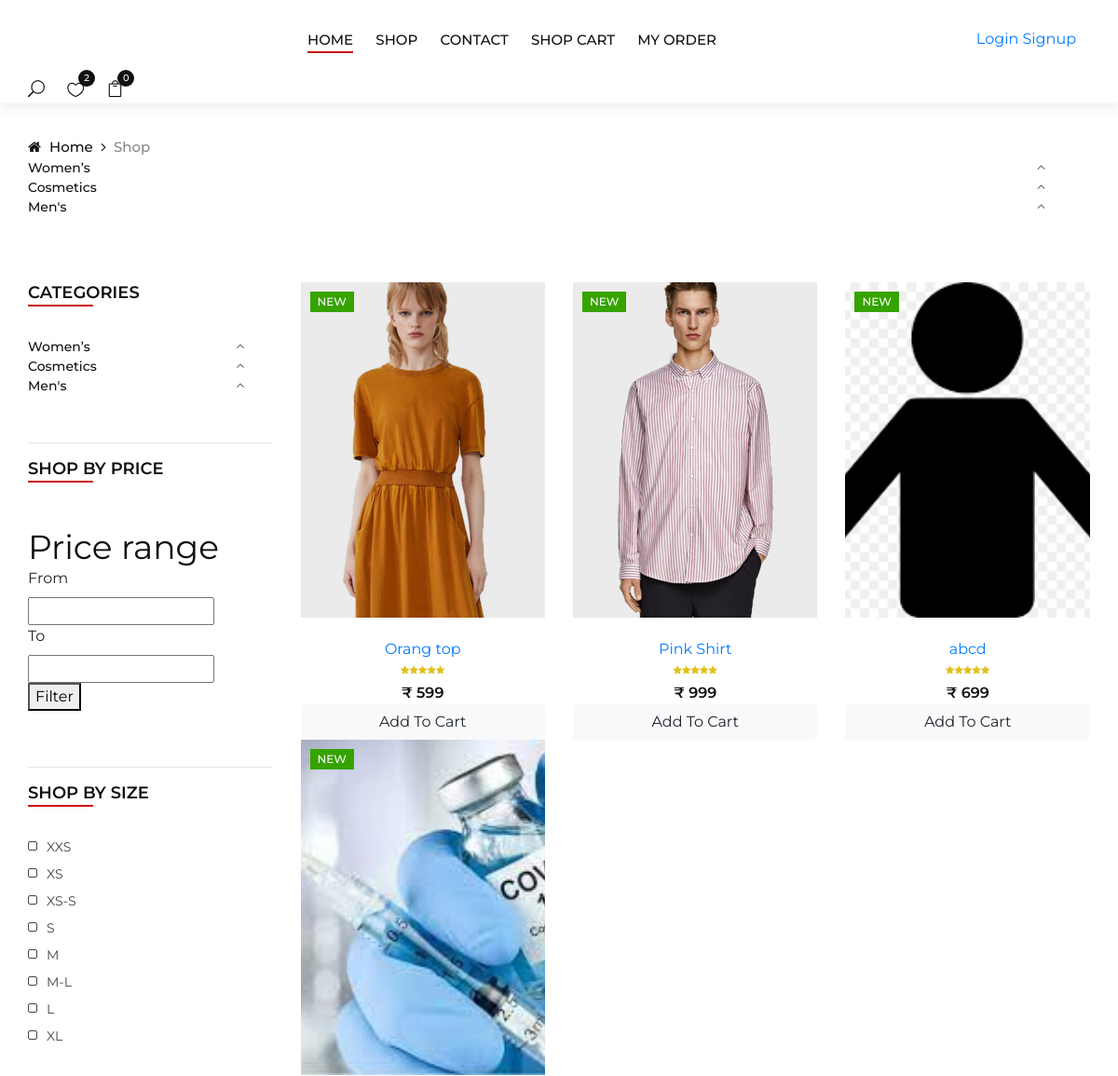
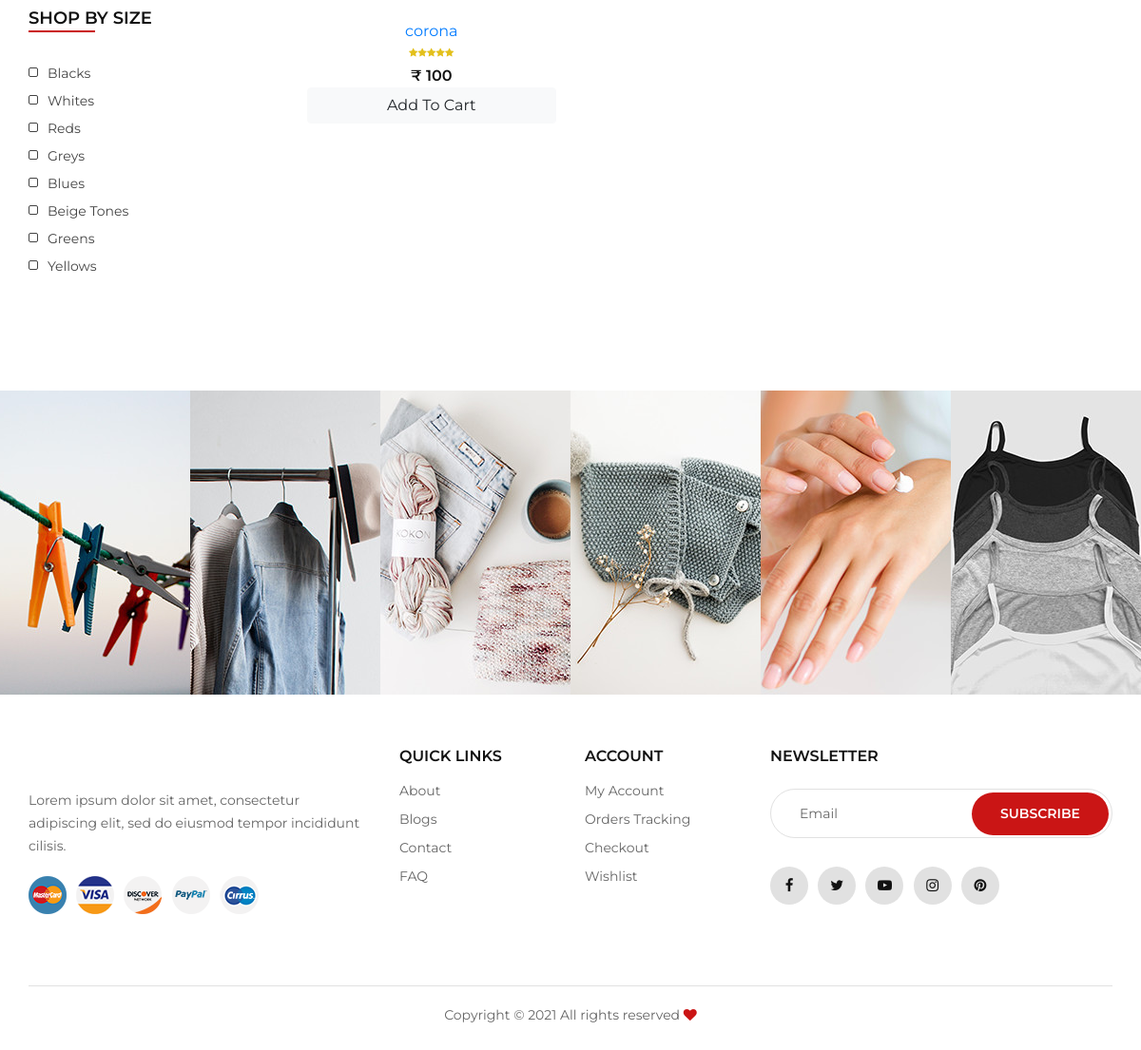
The app's page /shop/ with its own data (2 pictures, top to bottom).
### feshion/models.py (models this page shows, shortened)
class Category(models.Model):
    name=models.CharField(max_length=20)
    @staticmethod
    def get_all_categories():
        return Category.objects.all()

class Product(models.Model):
    name=models.CharField(max_length=50)
    price=models.IntegerField(default='0')
    category=models.ForeignKey(Category,on_delete=models.CASCADE)
    discription=models.CharField(max_length=300,default='',blank=True,null=True)
    image=models.ImageField(upload_to='upload/product')
    date_added = models.DateTimeField(auto_now_add=True)
    num_available = models.IntegerField(default=1)
    num_visits = models.IntegerField(default=0)
    last_visit = models.DateTimeField(blank=True, null=True)
    @staticmethod
    def get_all_products():
        return Product.objects.all()

### feshion/views.py (the view)
# urls.py: path('shop/',shop,name='shop'),
def shop(request):
    recently_viewed_products = Product.objects.all().order_by('-last_visit')[0:4]
    cart = request.session.get('cart')
    if not cart:
        request.session['cart'] = {}
    products = None
    categories = Category.get_all_categories()
    categoryID = request.GET.get('category')
    if categoryID:
        products = Product.get_all_products_by_categoryid(categoryID)
    else:
        products = Product.get_all_products()
    data = {}
    data['products'] = products
    data['categories'] = categories
    print('you are : ', request.session.get('email'))
    return render(request, 'shop.html', data)

### templates/shop.html (shortened to what this page needs)
{% extends 'base.html' %}
{% block content %}
{% load cart %}
{% load static %}
    <div class="breadcrumb-option">
        <div class="container">
            <div class="row">
                <div class="col-lg-12">
                    <div class="breadcrumb__links">
                        <a href="/"><i class="fa fa-home"></i> Home</a>
                        <span>Shop</span>
                                                    {% for category in categories %}
                            <div class="categories__accordion">
                                <div class="accordion">
                                    <div class="card">
                                        <div class="card-heading active">
                                            <a href="/?category={{category.id}}">{{category.name}}</a>
                                        </div>
                                    </div>
                                </div>
                            </div>
                            {% endfor %}
                    </div>
                </div>
            </div>
        </div>
    </div>
    <section class="shop spad">
        <div class="container">
            <div class="row">
                <div class="col-lg-3 col-md-3">
                    <div class="shop__sidebar">
                        <div class="sidebar__categories">
                            <div class="section-title">
                                <h4>Categories</h4>
                            </div>
                            {% for category in categories %}
                            <div class="categories__accordion">
                                <div class="accordion" id="accordionExample">
                                    <div class="card">
                                        <div class="card-heading active">
                                            <a href="/?category={{category.id}}">{{category.name}}</a>
                                        </div>
                                    </div>
                                </div>
                            </div>
                            {% endfor %}
                        </div>
                        <hr>
                        <form method="get" action="{% url 'search' %}">
                        <div class="sidebar__filter">
                            <div class="section-title">
                                <h4>Shop by price</h4>
                            </div>
                            <div class="column is-4">
                          <h2 class="is-size-5">Price range</h2>
                          <div class="field">
                              <label>From</label>
                              <div class="control">
                                  <input type="number" name="price_from" class="input" value="{{ price_from }}">
                              </div>
                          </div>
                          <div class="field">
                              <label>To</label>
                              <div class="control">
                                  <input type="number" name="price_to" class="input" value="{{ price_to }}">
                              </div>
                          </div>
                     </div>
                            <div class="field">
                                <button>Filter</button>
                            </div>
                        </div>
                        </form>
                        <hr>
                        <div class="sidebar__sizes">
                            <div class="section-title">
                                <h4>Shop by size</h4>
                            </div>
                            <div class="size__list">
                                <label for="xxs">
                                    xxs
                                    <span class="checkmark"></span>
                                </label>
                                <label for="xs">
                                    xs
                                    <span class="checkmark"></span>
                                </label>
                                <label for="xss">
                                    xs-s
                                    <span class="checkmark"></span>
                                </label>
                                <label for="s">
                                    s
                                    <span class="checkmark"></span>
                                </label>
                                <label for="m">
                                    m
                                    <span class="checkmark"></span>
                                </label>
                                <label for="ml">
                                    m-l
                                    <span class="checkmark"></span>
                                </label>
                                <label for="l">
                                    l
                                    <span class="checkmark"></span>
                                </label>
                                <label for="xl">
                                    xl
                                    <span class="checkmark"></span>
                                </label>
                            </div>
                        </div>
                        <div class="sidebar__color">
                            <div class="section-title">
                                <h4>Shop by size</h4>
                            </div>
                            <div class="size__list color__list">
                                <label for="black">
                                    Blacks
                                    <span class="checkmark"></span>
                                </label>
                                <label for="whites">
                                    Whites
                                    <span class="checkmark"></span>
                                </label>
                                <label for="reds">
                                    Reds
                                    <span class="checkmark"></span>
                                </label>
                                <label for="greys">
                                    Greys
                                    <span class="checkmark"></span>
                                </label>
                                <label for="blues">
                                    Blues
                                    <span class="checkmark"></span>
                                </label>
                                <label for="beige">
                                    Beige Tones
                                    <span class="checkmark"></span>
                                </label>
                                <label for="greens">
                                    Greens
                                    <span class="checkmark"></span>
                                </label>
                                <label for="yellows">
                                    Yellows
                                    <span class="checkmark"></span>
                                </label>
                            </div>
                        </div>
                    </div>
                </div>
                <div class="col-lg-9 col-md-9">
                    <div class="row">
                        {% for product in products %}
                        <div class="col-lg-4 col-md-6">
                            <div class="product__item">
                                <div class="product__item__pic set-bg" data-setbg="{{product.image.url}}">
                                    <div class="label new">New</div>
                                    <ul class="product__hover">
                                    </ul>
                                </div>
                                <div class="product__item__text">
                                    <h9><a href="#">{{product.name}}</h9>
                                    <div class="rating">
                                        <i class="fa fa-star"></i>
                                        <i class="fa fa-star"></i>
                                        <i class="fa fa-star"></i>
                                        <i class="fa fa-star"></i>
                                        <i class="fa fa-star"></i>
                                    </div>
                                    <div class="product__price">₹ {{product.price}}</div>
                                    {% if product|is_in_cart:request.session.cart %}
						            <div class="row no-gutters">
						            	<form action="/#{{product.id}}" class="col-2 " method="post">
						            		{% csrf_token %}
						            		<input hidden type="text" name='product' value='{{product.id}}'>
						            		<input hidden type="text" name='remove' value='True'>
						            		<input type="submit" value=" - " class="btn btn-block btn-light border-right">
						            	</form>
						            	<div class="text-center col">{{product|cart_quantity:request.session.cart}} in Cart</div>
						            	<form action="/#{{product.id}}" class="col-2 " method="post">
						            		{% csrf_token %}
						            		<input hidden type="text" name='product' value='{{product.id}}'>
						            		<input type="submit" value=" + " class="btn btn-block btn-light border-left">
						            	</form>
						            </div>
						            {% else %}
						            <form action="/#{{product.id}}" method="POST" class="btn-block">
						            	<input type="submit" class="float-right btn btn-light  form-control"
						            		value="Add To Cart">
						            </form>
						            {% endif %}
                                </div>
                            </div>
                        </div>
                        {% endfor %}
                    </div>
                </div>
            </div>
        </div>
    </section>
{% endblock %}

### records on screen
Category: name "Women’s"
Category: name "Cosmetics"
Category: name "Men's"
Product: shows a picture, name "Orang top", price "599"
Product: shows a picture, name "Pink Shirt", price "999"
Product: shows a picture, name "abcd", price "699"
Product: shows a picture, name "corona", price "100"

### other values on screen
{{ request.session.cart.keys|length }} "0"
